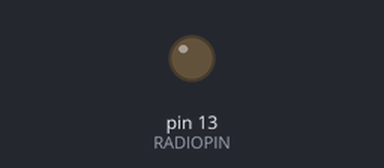
Bench run of a sketch on a simulated Arduino Uno, built with avr-gcc and run on an emulated ATmega328P. Shown: output pins drawn as LEDs (lit = HIGH).

Above: at 0.86 s.
At 8.0 s:
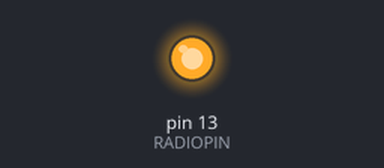
Timing chart, 0 to 11.8 s (numbered marks = the images above):
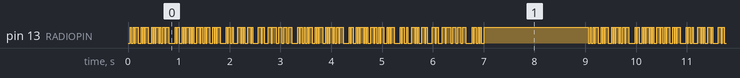

The sketch:

RTTY_NTX2.ino
```cpp
#define RADIOPIN 13
#define DL1 10000
#define DL2 10150

#include<string.h>
//#include <util/crc16.h>

char datastring[80];

void setup(){
  pinMode(RADIOPIN, OUTPUT);
}

void loop(){

  sprintf(datastring, "RTTY TEST BEACON RTTY TEST BEACON");
  strcat(datastring, " \n");

  rtty_txstring(datastring);
  delay(2000);
}
```

read_sensors.ino
```cpp

```

rtty_txbit.ino
```cpp
void rtty_txbit(int bit){

  if (bit){
    digitalWrite(RADIOPIN, HIGH);
  }
  else{
    digitalWrite(RADIOPIN, LOW);
  }

  delayMicroseconds(DL1);
  delayMicroseconds(DL2);
}
```

rtty_txbyte.ino
```cpp
void rtty_txbyte(char c){
  int i;

  rtty_txbit(0);  // start bit

  for(i=0; i<7; i++){
    if (c & 1) rtty_txbit(1);
    else rtty_txbit(0);
    c = c >> 1;
  }

  rtty_txbit(1);  // stop bit
  rtty_txbit(1);  // stop bit
}
```

rtty_txstring.ino
```cpp
void rtty_txstring(char * string){
  char c;

  c = *string++;

  while( c != '\0'){
    rtty_txbyte(c);
    c = *string++;
  }
}
```

Measured:
- by itself, pin 13 (RADIOPIN): moves between LOW and HIGH, repeating every 9.1 s
